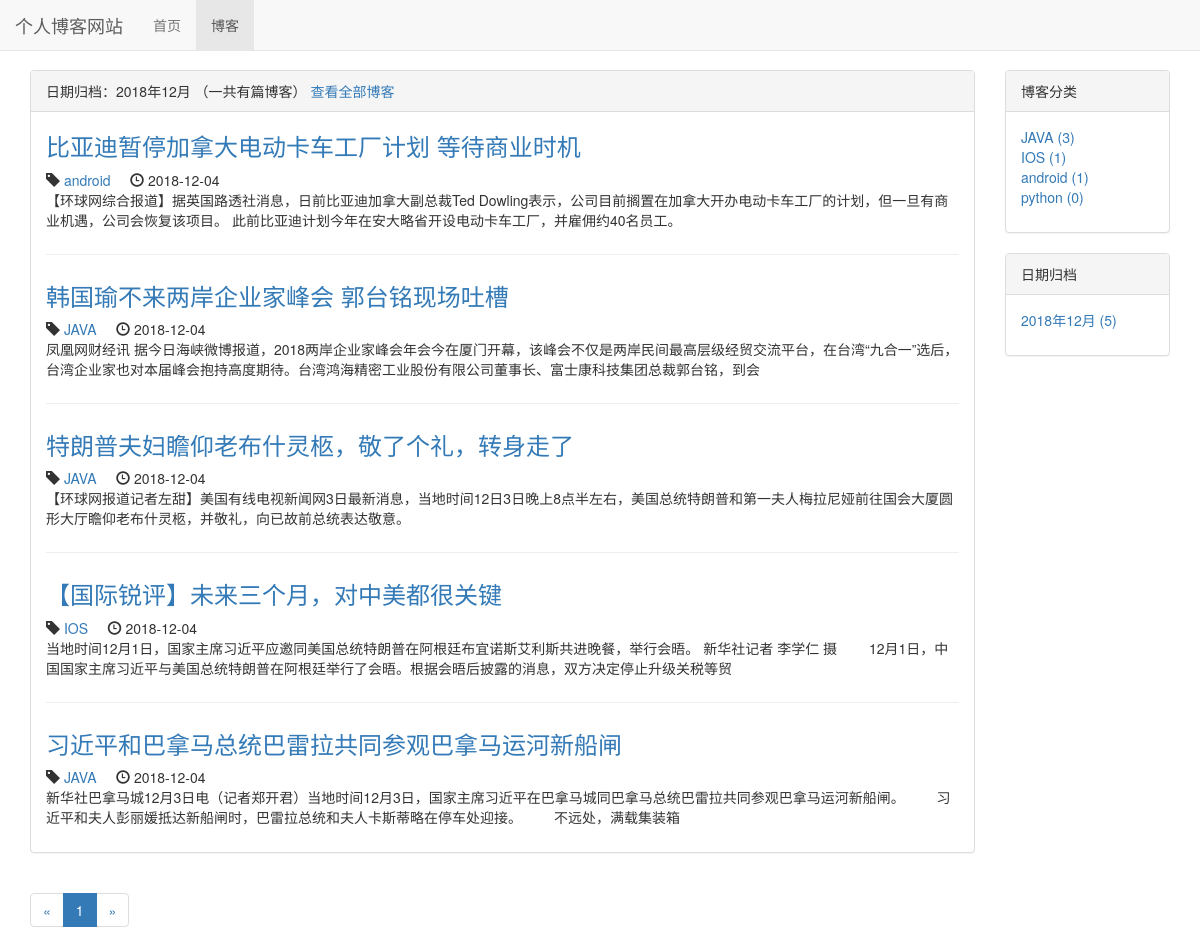
The app's page /blog/date/2018/12, older data.
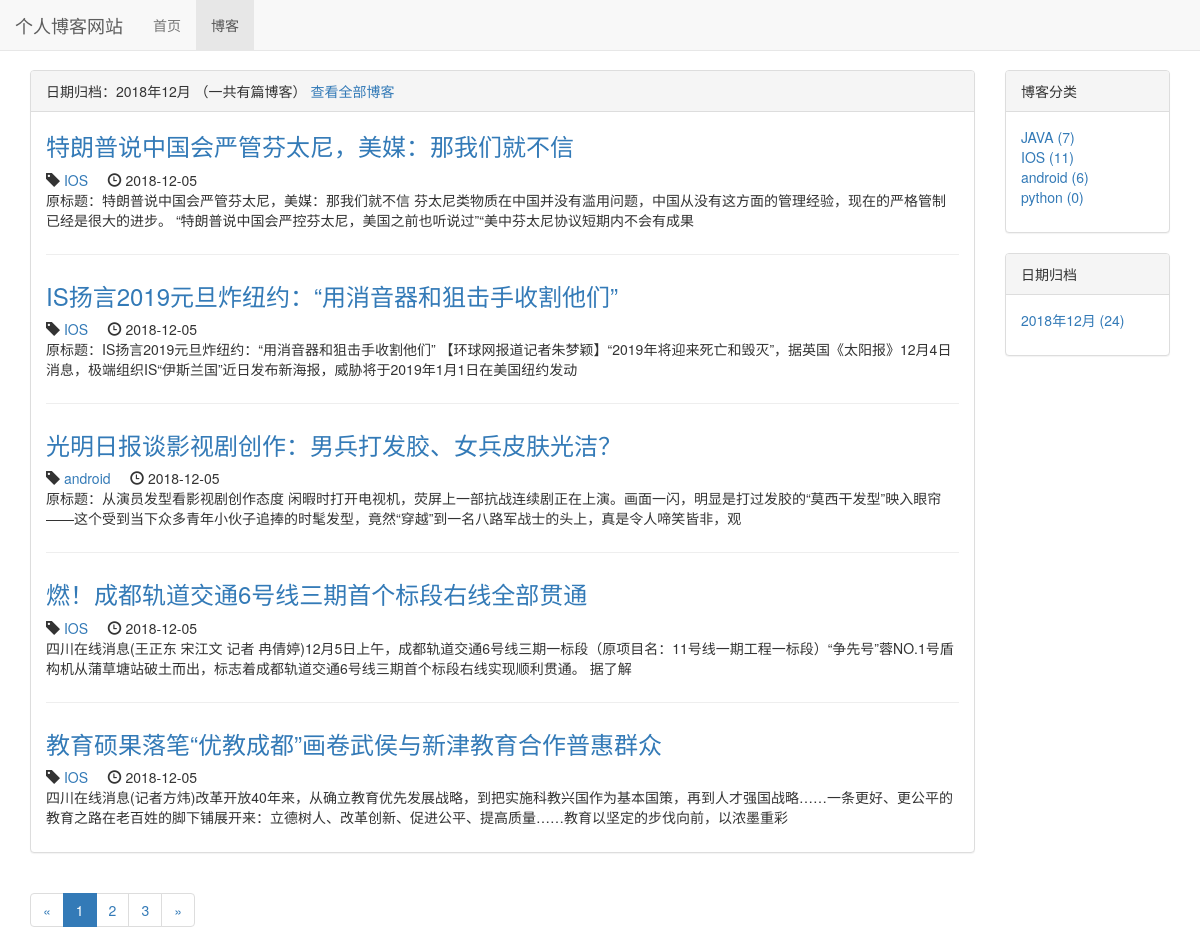
The same page, newer data.
### blog/models.py (models this page shows, shortened)
class Blog(models.Model):
    title=models.CharField(max_length=50)
    blog_type = models.ForeignKey(BlogType,on_delete=models.DO_NOTHING)
    content = models.TextField()
    author = models.ForeignKey(User,on_delete=models.DO_NOTHING)
    create_time = models.DateTimeField(auto_now_add=True)
    last_updated_time = models.DateTimeField(auto_now=True)
    class Meta:
        ordering = ['-create_time']

class BlogType(models.Model):
    type_name = models.CharField(max_length=15)
    def __str__(self):
        return self.type_name

### blog/views.py (the view)
# urls.py: path('date/<int:year>/<int:month>', views.blog_with_date,name="blog_with_date"),
def blog_with_date(request,year,month):
    page_num = request.GET.get('page', 1)
    blog_all_list = Blog.objects.filter(create_time__year=year,create_time__month=month)
    context = get_blog_list_common_data(blog_all_list,page_num)
    context['blogs_with_data'] = '%s年%s月' % (year,month)
    return render_to_response('blog/blogs_with_date.html', context)

### blog/templates/blog/blogs_with_date.html (shortened to what this page needs)
{% extends 'blog/blog_list.html' %}
{% block blog_list_title %}
    日期归档：{{ blogs_with_data }}
    （一共有{{ blog_count }}篇博客）
    <a href="{% url 'blog_list' %}">查看全部博客</a>
{% endblock %}

### blog/templates/blog/blog_list.html (shortened to what the changed rows need)
{% extends 'base.html' %}
{% load staticfiles %}
{% block header_extends %}
    <link rel="stylesheet" href="{% static 'blog/blog.css' %}">
{% endblock %}
{% block content %}
    <div class="container">
        <div class="row">
            <div class="col-xs-12 col-sm-8 col-md-9 col-lg-10">
                <div class="panel panel-default">
                    <div class="panel-body">
                        {% for blog in page_of_blogs.object_list %}
                            <div class="blog">
                                <h3><a href="{% url 'blog_detail' blog.pk %}">{{ blog.title }}</a></h3>
                                <p class="blog-info">
                                    <span class="glyphicon glyphicon-tag"></span>&nbsp;<a
                                        href="{% url 'blog_with_type' blog.blog_type.pk %}">{{ blog.blog_type }}</a>&nbsp;&nbsp;&nbsp;&nbsp;
                                    <span class="glyphicon glyphicon-time"></span>&nbsp;{{ blog.create_time|date:'Y-m-d' }}
                                </p>
                                <p>{{ blog.content | truncatechars:120 }}</p>
                            </div>
                        {% empty %}
                            <div>
                                <p>---暂无博客，敬请期待---</p>
                            </div>
                        {% endfor %}
                    </div>
                </div>
                <div>
                    <ul class="pagination">
                        {% for page_num in page_range %}
                            {% if page_num == page_of_blogs.number %}
                                <li class="active"><a href="?page={{ page_num }}"> {{ page_num }}</a></li>
                            {% else %}
                                <li><a href="?page={{ page_num }}"> {{ page_num }}</a></li>
                            {% endif %}
                        {% endfor %}
                        <li>
                            {% if page_of_blogs.has_next %}
                                <a href="?page={{ page_of_blogs.next_page_number }}" aria-label="Next"><span
                                        aria-hidden="true">&raquo;</span></a>
                            {% else %}
                                <span aria-hidden="true">&raquo;</span>
                            {% endif %}
                        </li>
                    </ul>
                </div>
            </div>
            <div class="hidden-xs col-sm-4 col-md-3 col-lg-2">
                <div class="panel panel-default">
                    <div class="panel-body">
                        <ul class="blog_types">
                            {% for blog_type in blog_types %}
                                <li><a href="{% url 'blog_with_type' blog_type.pk %}">
                                    {{ blog_type.type_name }} ({{ blog_type.blog_count }})
                                </a></li>
                            {% empty %}
                                <li>暂无分类</li>
                            {% endfor %}
                        </ul>
                    </div>
                </div>
                <div class="panel panel-default">
                    <div class="panel-body">
                        <ul>
                            {% for blog_date,blog_count in blog_dates.items %}
                                <li>
                                    <a href="{% url 'blog_with_date' blog_date.year blog_date.month %}">
                                        {{ blog_date|date:'Y年m月' }} ({{ blog_count }})
                                    </a>
                                </li>
                            {% endfor %}
                        </ul>
                    </div>
                </div>
            </div>
        </div>
    </div>
{% endblock %}

Row changes from the older to the newer data that the page shows:
no longer on this page (row unchanged): Blog: title "比亚迪暂停加拿大电动卡车工厂计划 等待商业时机", blog_type "android", create_time "2018-12-04", content "【环球网综合报道】据英国路透社消息，日前比亚迪加拿大副总裁Ted Dowling表示，公司目前搁置在加拿大开办电动卡车工厂的计划，但一旦有商业机遇，公司会恢复该项目。 此前比亚迪计划今年在安大略省开设电动卡车工厂，并雇佣约40名员工。"
no longer on this page (row unchanged): Blog: title "韩国瑜不来两岸企业家峰会 郭台铭现场吐槽", blog_type "JAVA", create_time "2018-12-04", content "凤凰网财经讯 据今日海峡微博报道，2018两岸企业家峰会年会今在厦门开幕，该峰会不仅是两岸民间最高层级经贸交流平台，在台湾“九合一”选后，台湾企业家也对本届峰会抱持高度期待。台湾鸿海精密工业股份有限公司董事长、富士康科技集团总裁郭台铭，到会"
no longer on this page (row unchanged): Blog: title "特朗普夫妇瞻仰老布什灵柩，敬了个礼，转身走了", blog_type "JAVA", create_time "2018-12-04", content "【环球网报道记者左甜】美国有线电视新闻网3日最新消息，当地时间12日3日晚上8点半左右，美国总统特朗普和第一夫人梅拉尼娅前往国会大厦圆形大厅瞻仰老布什灵柩，并敬礼，向已故前总统表达敬意。"
no longer on this page (row unchanged): Blog: title "【国际锐评】未来三个月，对中美都很关键", blog_type "IOS", create_time "2018-12-04", content "当地时间12月1日，国家主席习近平应邀同美国总统特朗普在阿根廷布宜诺斯艾利斯共进晚餐，举行会晤。 新华社记者 李学仁 摄 12月1日，中国国家主席习近平与美国总统特朗普在阿根廷举行了会晤。根据会晤后披露的消息，双方决定停止升级关税等贸"
no longer on this page (row unchanged): Blog: title "习近平和巴拿马总统巴雷拉共同参观巴拿马运河新船闸", blog_type "JAVA", create_time "2018-12-04", content "新华社巴拿马城12月3日电（记者郑开君）当地时间12月3日，国家主席习近平在巴拿马城同巴拿马总统巴雷拉共同参观巴拿马运河新船闸。 习近平和夫人彭丽媛抵达新船闸时，巴雷拉总统和夫人卡斯蒂略在停车处迎接。 不远处，满载集装箱"
added Blog: title "特朗普说中国会严管芬太尼，美媒：那我们就不信", blog_type "IOS", create_time "2018-12-05", content "原标题：特朗普说中国会严管芬太尼，美媒：那我们就不信 芬太尼类物质在中国并没有滥用问题，中国从没有这方面的管理经验，现在的严格管制已经是很大的进步。 “特朗普说中国会严控芬太尼，美国之前也听说过”“美中芬太尼协议短期内不会有成果"
added Blog: title "IS扬言2019元旦炸纽约：“用消音器和狙击手收割他们”", blog_type "IOS", create_time "2018-12-05", content "原标题：IS扬言2019元旦炸纽约：“用消音器和狙击手收割他们” 【环球网报道记者朱梦颖】“2019年将迎来死亡和毁灭”，据英国《太阳报》12月4日消息，极端组织IS“伊斯兰国”近日发布新海报，威胁将于2019年1月1日在美国纽约发动"
added Blog: title "光明日报谈影视剧创作：男兵打发胶、女兵皮肤光洁？", blog_type "android", create_time "2018-12-05", content "原标题：从演员发型看影视剧创作态度 闲暇时打开电视机，荧屏上一部抗战连续剧正在上演。画面一闪，明显是打过发胶的“莫西干发型”映入眼帘——这个受到当下众多青年小伙子追捧的时髦发型，竟然“穿越”到一名八路军战士的头上，真是令人啼笑皆非，观"
added Blog: title "燃！成都轨道交通6号线三期首个标段右线全部贯通", blog_type "IOS", create_time "2018-12-05", content "四川在线消息(王正东 宋江文 记者 冉倩婷)12月5日上午，成都轨道交通6号线三期一标段（原项目名：11号线一期工程一标段）“争先号”蓉NO.1号盾构机从蒲草塘站破土而出，标志着成都轨道交通6号线三期首个标段右线实现顺利贯通。 据了解"
added Blog: title "教育硕果落笔“优教成都”画卷武侯与新津教育合作普惠群众", blog_type "IOS", create_time "2018-12-05", content "四川在线消息(记者方炜)改革开放40年来，从确立教育优先发展战略，到把实施科教兴国作为基本国策，再到人才强国战略……一条更好、更公平的教育之路在老百姓的脚下铺展开来：立德树人、改革创新、促进公平、提高质量……教育以坚定的步伐向前，以浓墨重彩"
computed for BlogType "JAVA": blog_count "3" → "7"
computed for BlogType "IOS": blog_count "1" → "11"
computed for BlogType "android": blog_count "1" → "6"
Text that changed along with them:
new list line: "2"
new list line: "3"
new list line: "2018年12月 ( 24 )"
list line gone: "2018年12月 ( 5 )"
